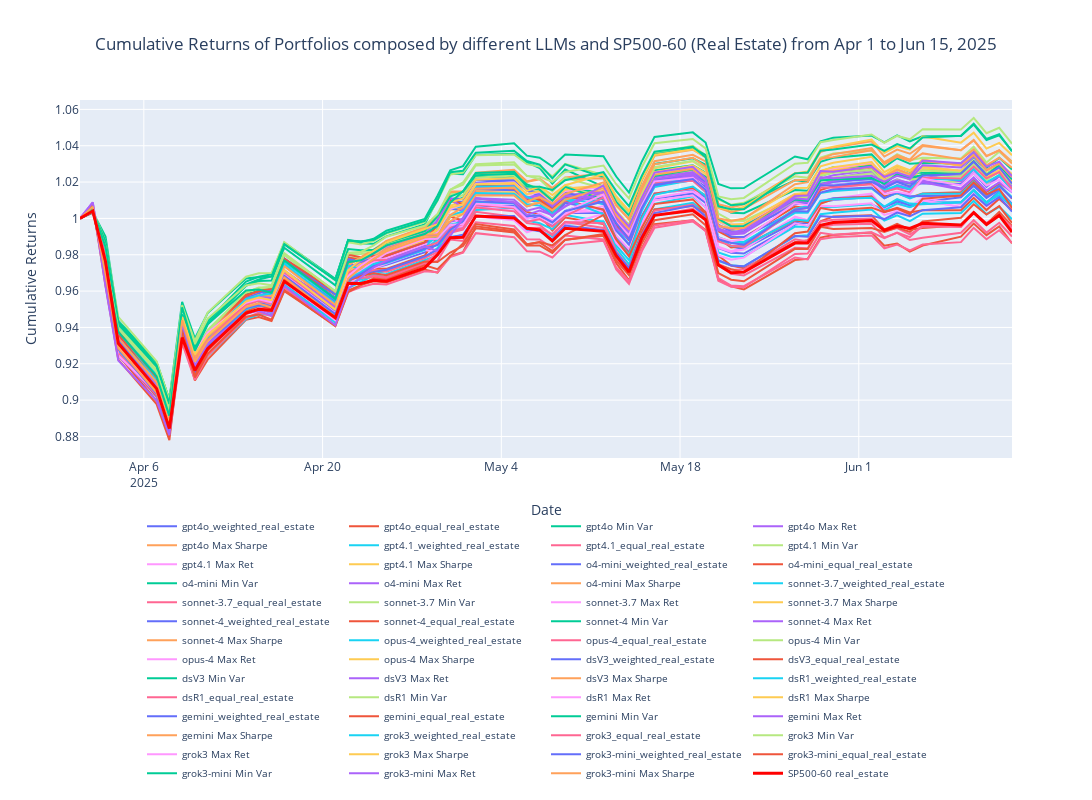

The cell this chart's notebook holds for it:
### Markdown cell above
Plot with Multi-Column Legend (For Download/Export)

### Code cell
temp_index_data_outs_compare = index_data_outs.copy()

temp_index_data_outs_compare.index = pd.to_datetime(temp_index_data_outs_compare.index)

index_first_date_compare = temp_index_data_outs_compare.index[0]
index_previous_trading_date_compare = index_first_date_compare - BDay(1)

index_baseline_row_compare = pd.DataFrame(
    data=np.zeros((1, temp_index_data_outs_compare.shape[1])),  
    index=[index_previous_trading_date_compare],                 
    columns=temp_index_data_outs_compare.columns               
)

temp_index_data_outs_compare_with_baseline = pd.concat([index_baseline_row_compare, temp_index_data_outs_compare])
# ##above is to add a baseline row with zeros to the index data outs compare dataframe##

index_names = {
    sector_ticker: f'{full_ticker} {sector_name}'
}

cumulative_returns_compare[index_names[sector_ticker]] = (1 + temp_index_data_outs_compare_with_baseline[ticker]).cumprod() ##

cumulative_returns_compare.index = pd.to_datetime(cumulative_returns_compare.index)
outsample_data = cumulative_returns_compare.loc[outsample_startdate:outsample_enddate]

fig = go.Figure()

for i, column in enumerate(outsample_data.columns):
    if column == f'{full_ticker} {sector_name}':
        fig.add_trace(go.Scatter(x=outsample_data.index,
                                 y=outsample_data[column],
                                 mode='lines',
                                 name=column,
                                 line=dict(width=3, color='red')))

    else:
        fig.add_trace(go.Scatter(x=outsample_data.index,
                                 y=outsample_data[column],
                                 mode='lines',
                                 name=column))

num_asset = len(df_sector)
fig.update_layout(
    title=f'Cumulative Returns of Portfolios composed by different LLMs and {full_ticker} ({sector_name_full}) from Apr 1 to Jun 15, 2025', 
    title_x = 0.5,
    xaxis_title='Date',
    yaxis_title='Cumulative Returns',
    hovermode="x unified",
    width=1400,        
    height=800,
    margin=dict(b=150) 
)

# fig.update_layout(legend=dict(orientation = "v", yanchor="top",y=1,xanchor="left", x=1.02))
fig.update_layout(legend=dict(
        orientation="h", 
        yanchor="top",
        y=-0.15,  
        xanchor="center",
        x=0.5,
        font=dict(size=10)
    ))

fig.show()
